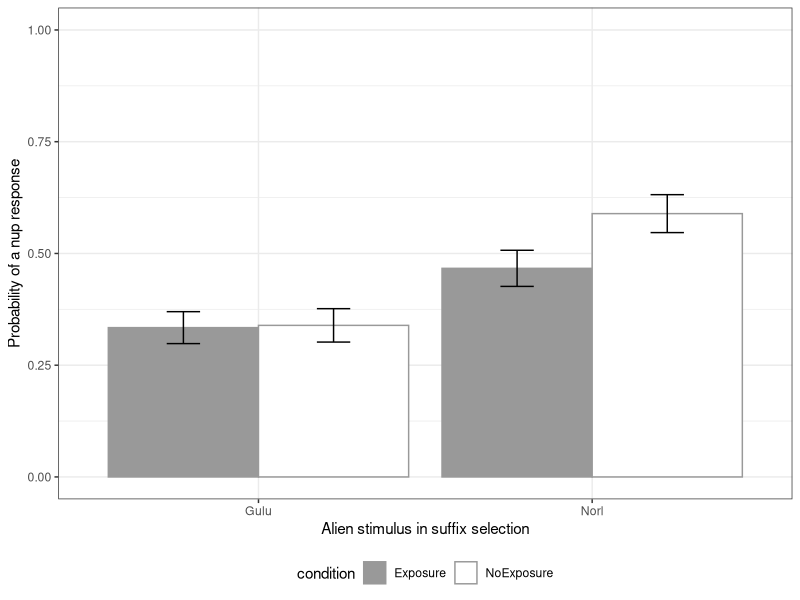
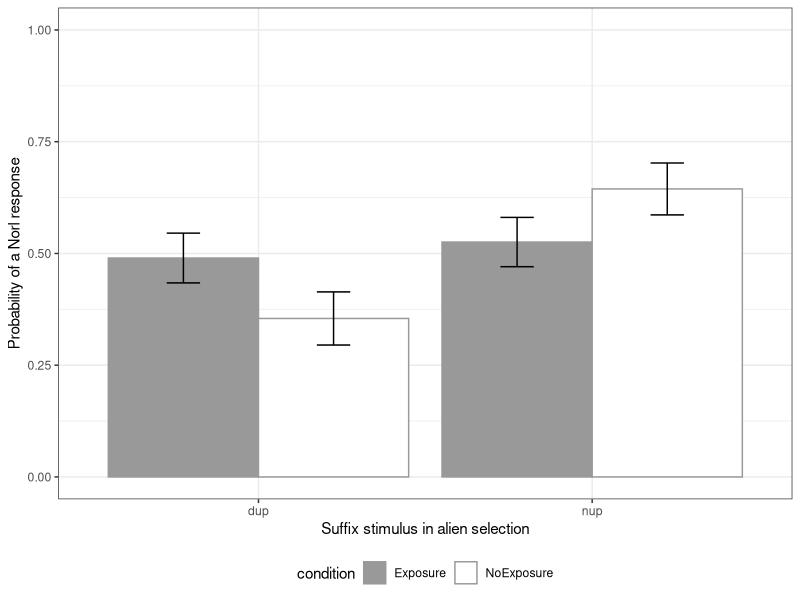
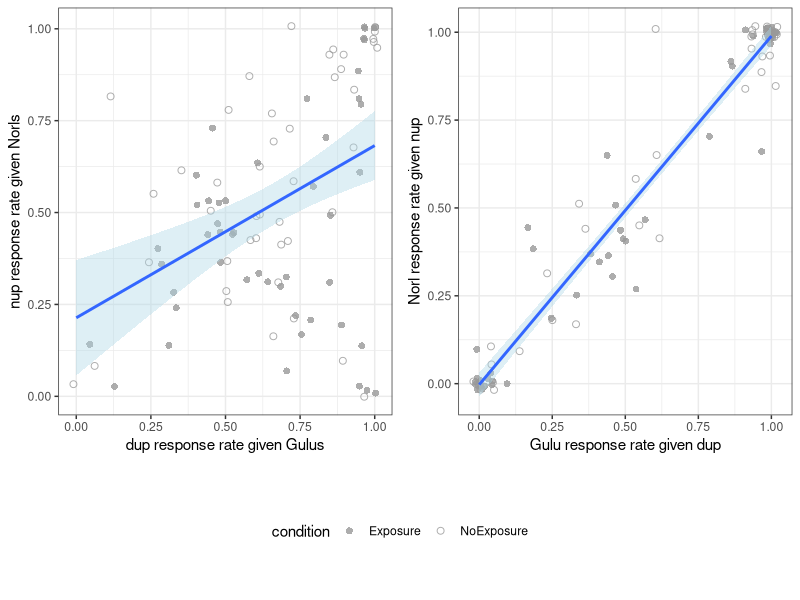
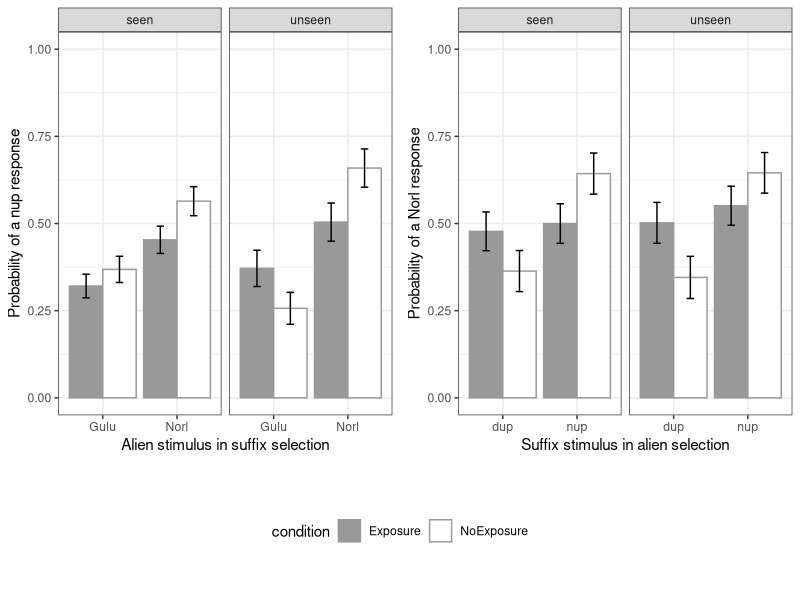
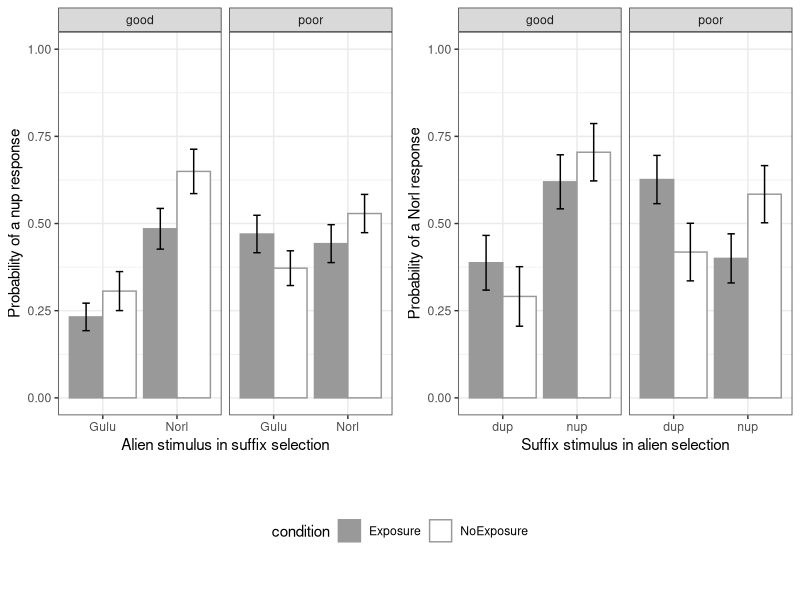
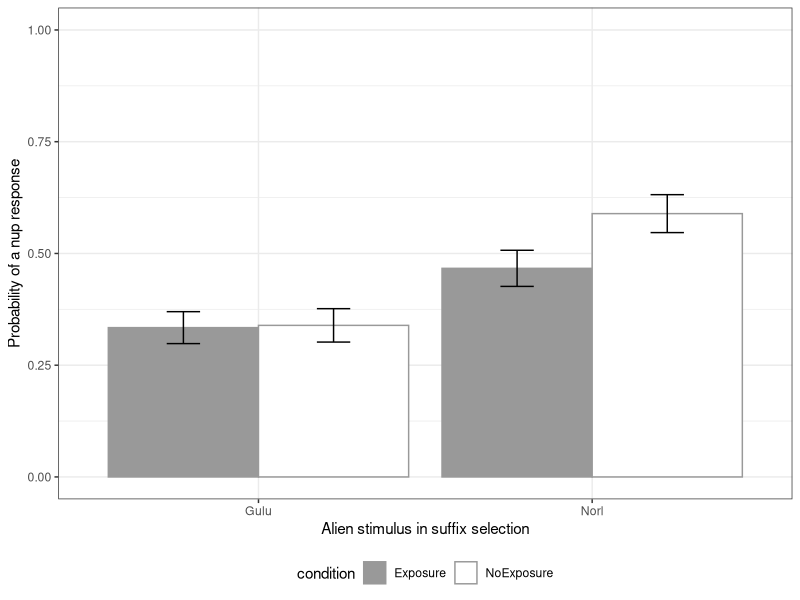
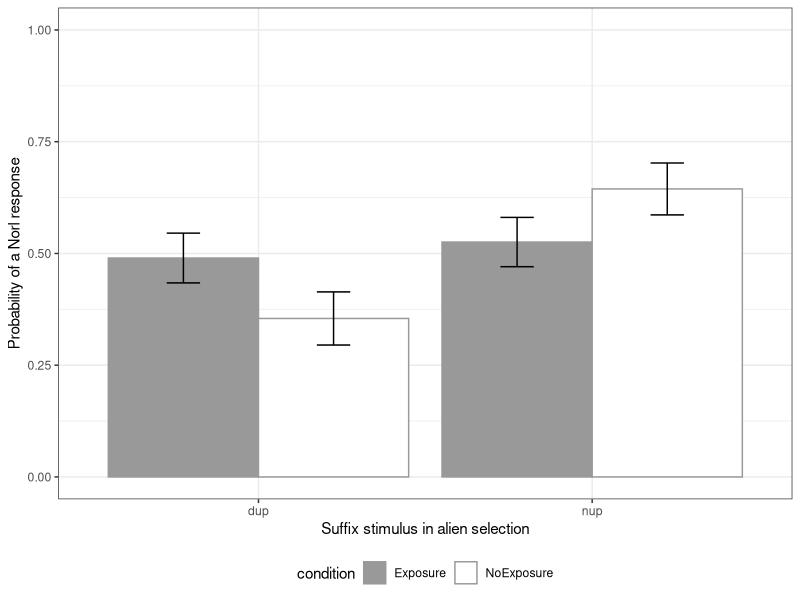

These figures' R source, in order:

###############################################################
###############################################################
#  R script for stats and plots in LaiRaczRoberts 
#  Experiment 1
#  Author: Wei Lai (weilai.phonetics@gmail.com)
###############################################################
###############################################################

########## Roadmap ##########
# Part1: Info of subj, score, duration
   # Starting from Line 71
# Part2: Results of suffix and Alien ID (Fig.3-4)
   # Starting from Line 128
# Part3: LMER for Suffix and Alien ID (Table 2)
   # Starting from Line 202
# Part4: Results and correlations in task comparison (Fig. 5)
   # Starting from Line 245
# Part5: Generalization to new words (Fig. 6)
   # Starting from Line 312
# Part 6: Learning performance (Fig. 12): 
  # Starting from Line 384

# install or activate required packages:
library(reshape2)
library(Matrix)
library(lme4)
library(ggplot2)
library(gridExtra)
library(tidyverse)

#define function g_legend
g_legend<-function(a.gplot){
  tmp <- ggplot_gtable(ggplot_build(a.gplot))
  leg <- which(sapply(tmp$grobs, function(x) x$name) == "guide-box")
  legend <- tmp$grobs[[leg]]
  return(legend)}

# Change to the local directory where you put "LaiRaczRobertsData.csv"
data_dir <- "/Users/rebeccapizzitola/Documents/GitHub/ling-245b-project/replication/"

# import data
d<- read_csv('LaiRaczRobertsData.csv', 
             col_names = TRUE,
             col_types = NULL)

# remove participants whose duration is above 97.5% or below 2.5%
lower = quantile(d$`duration(m)`, c(.025, .975))[1]
upper = quantile(d$`duration(m)`, c(.025, .975))[2]

d = d %>% 
  mutate(
    outlier = ifelse(`duration(m)` < lower | `duration(m)` > upper, T, F)
  )
d2 = d %>% filter(!outlier)

# number of participants on each condition
d2 %>% 
  distinct(condition,UserID) %>%
  count(condition)

# start of analyses on Experiment 1
e1 = d2 %>% 
  filter(Experiment == 'One')

# participant information in Experiment 1
e1.subj = e1 %>%
  distinct(UserID, Score,gender,recruit,
         age,condition, `duration(m)`) 

#----------------------basic info------------------

# gender info: female: 51; male: 42
e1.subj %>% count(gender)

# age info: Min: 17, Max:73, Mean: 29
summary(as.numeric(e1.subj$age))

# recruit: Penn: 29; Prolific:64 
e1.subj %>% count(recruit)

# condition: exposure: 49, noexposure:44
e1.subj %>% count(condition)

# measure correlation between duration, Score, age
cor.test(e1.subj$`duration(m)`,e1.subj$age)
cor.test(e1.subj$Score,e1.subj$age)
cor.test(e1.subj$Score,e1.subj$`duration(m)`)

#Welch two-sample t-test on score by gender
a<-e1.subj[which(e1.subj$gender=="male"),"Score"]
b<-e1.subj[which(e1.subj$gender=="female"),"Score"]
t.test(unlist(a),unlist(b))

#Welch two-sample t-test on score by subject pool
a<-e1.subj[which(e1.subj$recruit=="Penn"),"Score"]
b<-e1.subj[which(e1.subj$recruit!="Penn"),"Score"]
t.test(unlist(a),unlist(b))

#Welch two-sample t-test on score by condition
a<-e1.subj[which(e1.subj$condition=="Exposure"),"Score"]
b<-e1.subj[which(e1.subj$condition!="Exposure"),"Score"]
t.test(unlist(a),unlist(b))

#Welch two-sample t-test on duration by condition
a<-e1.subj[which(e1.subj$gender=="male"),"duration(m)"]
b<-e1.subj[which(e1.subj$gender=="female"),"duration(m)"]
t.test(unlist(a),unlist(b))

#Welch two-sample t-test on duration by subject pool
a<-e1.subj[which(e1.subj$recruit=="Penn"),"duration(m)"]
b<-e1.subj[which(e1.subj$recruit!="Penn"),"duration(m)"]
t.test(unlist(a),unlist(b))

#Welch two-sample t-test on duration by condition
a<-e1.subj[which(e1.subj$condition=="Exposure"),"duration(m)"]
b<-e1.subj[which(e1.subj$condition!="Exposure"),"duration(m)"]
t.test(unlist(a),unlist(b))

# distribution of score and duration

# duration devide by 60 to covert to minutes   
mean(as.numeric(as.character(e1$'duration(m)')))/60
# 53.13566
sd(as.numeric(as.character(e1$'duration(m)')))/60
# 14.26763

#----------------------graph: Figure 3-4------------------

# divde data of experiment 1 to alien and suffix selection
ExpOneAlien<-e1[which(e1$task=="alien ID"),]
ExpOneSuff<-e1[which(e1$task!="alien ID"),]

# transfer the data of suffix selection 
# such that it shows for each participant:
# the condition of that participant, 
# how many dup and nup responses they chosed
# in response to different aliens.

ExpOneSuff.plot<-dcast(ExpOneSuff, 
                       UserID + condition + CriticalStimuli ~ Response)

# each participant has performed 38 suffx id in total,
# divided by 38 provides the ratio of responded dup and nup

ExpOneSuff.plot[,"nup"]<-ExpOneSuff.plot[,"nup"]/38
ExpOneSuff.plot[,"dup"]<-ExpOneSuff.plot[,"dup"]/38

# Fig 3: The mean and 95% CI of nup responses given by 
# participants on different conditions in response to different aliens

ggplot(ExpOneSuff.plot, aes(x=CriticalStimuli, y=nup, group=condition,fill=condition, color=condition))+
  stat_summary(fun.y=mean, geom="bar",position=position_dodge(0.9))+
  stat_summary(fun.data = mean_cl_normal, geom="errorbar",width=0.2, fun.args=(conf.int=0.95),
               color="black", position=position_dodge(0.9))+
  labs(x="Alien stimulus in suffix selection",
       y="Probability of a nup response")+
  ylim(0,1)+
  scale_color_manual(values=c("#999999","#999999"))+
  scale_fill_manual(values=c("#999999","white"))+
  theme_bw()+
  theme(legend.position = "bottom", legend.direction = "horizontal") 

ggsave(file="ExpOneSuffxIden.pdf", 
       width = 3, height = 3)

# transfer the data of alien selection 
# such that it shows for each participant:
# the condition of that participant, 
# how many Gulu and Norl responses they chosed
# in response to different suffixes

ExpOneAlien.plot<-dcast(ExpOneAlien, UserID + condition + CriticalStimuli ~ Response)

# each participant has performed 20 alien selection in total,
# divided by 20 provides the ratio of responded Norl and Gulu

ExpOneAlien.plot[,"Norl"]<-ExpOneAlien.plot[,"Norl"]/20
ExpOneAlien.plot[,"Gulu"]<-ExpOneAlien.plot[,"Gulu"]/20

# Fig 4: The mean and 95% CI of Norl responses given by 
# participants on different conditions in response to different suffixes

ggplot(ExpOneAlien.plot, aes(x=CriticalStimuli, y=Norl, 
                             group=interaction(CriticalStimuli,condition),
                             fill=condition, color=condition))+
  stat_summary(fun.y=mean, geom="bar",position=position_dodge(0.9))+
  stat_summary(fun.data=mean_cl_normal,fun.args=(conf.int=0.95),
               geom="errorbar",position=position_dodge(0.9),
               color="black",width=0.2)+
  ylim(0,1)+
  scale_color_manual(values=c("#999999","#999999"))+
  scale_fill_manual(values=c("#999999","white"))+
  labs(x="Suffix stimulus in alien selection",
       y="Probability of a Norl response")+
  theme_bw()+
  theme(legend.position = "bottom", legend.direction = "horizontal") 

ggsave(file="ExpOneAlienIden.pdf", 
       width = 3, height = 3)

#---------------Mixed-effects model for Experiment 1-------

# results in Table 2: suffix selection

# coding: Norl-0, Gulu-1; dup-0, nup-1
ExpOneSuff$CriticalStimuli<-relevel(as.factor(ExpOneSuff$CriticalStimuli),ref = "Norl")
ExpOneSuff$Response<-relevel(as.factor(ExpOneSuff$Response), ref = "dup")

# a logistic linear mixed effect model, with Suffix as DV, 
# Alien, Condition and their itneractions as IV,
# Word and Participant as random intercept

summary(glmer(Response~CriticalStimuli*condition+(1|Word)+(1|UserID),
                 family=binomial, data=ExpOneSuff))


#   results in Table 2: alien selection

# coding: Norl-1, Gulu-0; dup-0, nup-1
ExpOneAlien$CriticalStimuli<-relevel(as.factor(ExpOneAlien$CriticalStimuli),ref ="dup")
ExpOneAlien$Response<-relevel(as.factor(ExpOneAlien$Response), ref =  "Gulu")

# a logistic linear mixed effect model, with Alien as DV, 
# Suffix, Condition and their itneractions as IV,
# Word and Participant as random intercept

summary(glmer(Response~CriticalStimuli*condition+(1|Word)+(1|UserID),
              family=binomial, data=ExpOneAlien))


# Appendix A: Table 4-5

# Model for Suffix selection including novelty as a predictor
ExpOneSuff$novelty<-relevel(as.factor(ExpOneSuff$novelty), ref="old")
ExpOneSuff$CriticalStimuli<-relevel(as.factor(ExpOneSuff$CriticalStimuli), ref="Norl")
summary(glmer(Response~CriticalStimuli*condition*novelty+(1|Word)+(1|UserID),
              family=binomial, data=ExpOneSuff))

# Model for Alien selection including novelty as a predictor
ExpOneAlien$novelty<-relevel(as.factor(ExpOneAlien$novelty), ref="old")
summary(glmer(Response~CriticalStimuli*condition*novelty+(1|Word)+(1|UserID),
              family=binomial, data=ExpOneAlien))

#---------------- Comparison between tasks----------------

# In suffix selection, find out how frequent 
# "nup" is chosen for Norl by each participant
NupgivenNorl<-ExpOneSuff.plot[which(ExpOneSuff.plot$CriticalStimuli=="Norl"),
                c("UserID","condition","nup")]

# In alien selection, find out how frequent
# "dup" is chosen for "Gulu" by each participant
DupgivenGulu<-ExpOneSuff.plot[which(ExpOneSuff.plot$CriticalStimuli=="Gulu"),
                              c("UserID","condition","dup")]

# merge the above two data frame to look at the correlation between
# Nup given Norl and Dup given Gulu within individual participant

SuffTask<-merge(NupgivenNorl, DupgivenGulu,
                by=c("UserID", "condition"))

# plot dup given Gulu along the x axis, nup given nup along the y axis
# use different color to represent participants on different conditions

p1<-ggplot(SuffTask,aes(x=dup, y=nup))+
  xlab("dup response rate given Gulus")+
  ylab("nup response rate given Norls")+
  geom_jitter(aes(shape=condition),color="#999999",
              size=2,alpha=0.8) +
  geom_smooth(method="lm",fill="light blue")+
  scale_shape_manual(values=c(16,1)) +
  theme_bw()+theme(legend.position = "bottom")

cor.test(SuffTask[,"nup"],SuffTask[,"dup"])#0.4047383 


# In alien selection, find out how frequent 
# "Gulu" is chosen for dup by each participant,
# as well as how frequent "Norl" is chosen for nup,
# merge the two dataframe to look at their correlation at individual level

AlienTask<-merge(ExpOneAlien.plot[which(ExpOneAlien.plot$CriticalStimuli=="dup"),
                                  c("UserID", "condition","Gulu")], 
                 ExpOneAlien.plot[which(ExpOneAlien.plot$CriticalStimuli=="nup"),
                                  c("UserID", "condition","Norl")], 
                 by=c("UserID", "condition"))

# plot NorlgivenNup on the x-axis, GulugivenDup on the y-axis
# each point stands for a participant, and color stands for condition
p2<-ggplot(AlienTask,aes(x=Norl, y=Gulu))+
  xlab("Gulu response rate given dup")+
  ylab("Norl response rate given nup")+
  geom_jitter(aes(shape=condition),color="#999999",
              size=2,alpha=0.8) +
  geom_smooth(method="lm",fill="light blue")+
  scale_shape_manual(values=c(16,1)) +
  theme_bw()+theme(legend.position = "bottom")

cor.test(AlienTask[,"Gulu"],AlienTask[,"Norl"])
#0.9735952 
mylegend<-g_legend(p2)

ExpOneTask<- grid.arrange(arrangeGrob(grobs = list(p1+ theme(legend.position="none"),
                                                   p2 + theme(legend.position="none")),
                                      nrow=1),mylegend, nrow=2,heights=c(20, 6))


ggsave(ExpOneTask, file="ExpOneTask.pdf", 
       width = 6, height = 3.5)

#---------------- Generalization to new word----------------

#seperate data according to task again
ExpOneAlien<-e1[which(e1$task=="alien ID"),]
ExpOneSuff<-e1[which(e1$task!="alien ID"),]

# transfer the data of suffix selection, but
# this time, include the factor of novelty 
# such that it shows for each participant:
# how many Gulu and Norl responses they chosed
# in response to different suffixes with old and new words

ExpOneSuff.plot<-dcast(ExpOneSuff, UserID + condition + CriticalStimuli + novelty ~ Response)

# there are 5 new words and 14 old words, so the 38 trials should split into 10 and 28
ExpOneSuff.plot[which(ExpOneSuff.plot$novelty=="new"),"nup"]<-ExpOneSuff.plot[which(ExpOneSuff.plot$novelty=="new"),"nup"]/10
ExpOneSuff.plot[which(ExpOneSuff.plot$novelty=="new"),"dup"]<-ExpOneSuff.plot[which(ExpOneSuff.plot$novelty=="new"),"dup"]/10

ExpOneSuff.plot[which(ExpOneSuff.plot$novelty!="new"),"nup"]<-ExpOneSuff.plot[which(ExpOneSuff.plot$novelty!="new"),"nup"]/28
ExpOneSuff.plot[which(ExpOneSuff.plot$novelty!="new"),"dup"]<-ExpOneSuff.plot[which(ExpOneSuff.plot$novelty!="new"),"dup"]/28

ExpOneSuff.plot$novelty<-gsub("new","unseen",ExpOneSuff.plot$novelty)
ExpOneSuff.plot$novelty<-gsub("old","seen",ExpOneSuff.plot$novelty)

ExpOneSuff.Gen<-
ggplot(ExpOneSuff.plot,aes(x=CriticalStimuli, y=nup, group=condition,fill=condition, color=condition))+
  facet_grid(~novelty)+
  stat_summary(fun.y=mean,  geom="bar",position=position_dodge(0.9))+
  stat_summary(fun.data = mean_cl_normal, geom="errorbar",width=0.2, fun.args=(conf.int=0.95),
               color="black", position=position_dodge(0.9))+
  ylim(0,1)+
  scale_color_manual(values=c("#999999","#999999"))+
  scale_fill_manual(values=c("#999999","white"))+
  labs(x="Alien stimulus in suffix selection",
       y="Probability of a nup response")+
  theme_bw()+
  theme(legend.position = "bottom", legend.direction = "horizontal") 

# do the same for the data of alien selection, include novelty
# data of alien selection actually contains 10 trials for both old words and new words,
# so no need to divide by different numbers
ExpOneAlien.plot<-dcast(ExpOneAlien, UserID + condition +CriticalStimuli + novelty ~ Response)
ExpOneAlien.plot$Norl<-ExpOneAlien.plot$Norl/10

ExpOneAlien.plot$novelty<-gsub("new","unseen",ExpOneAlien.plot$novelty)
ExpOneAlien.plot$novelty<-gsub("old","seen",ExpOneAlien.plot$novelty)

ExpOneAlien.Gen<-
  ggplot(ExpOneAlien.plot,
         aes(x=CriticalStimuli, y=Norl, group=condition,color=condition,fill=condition))+
  facet_grid(~novelty)+
  stat_summary(fun.y=mean, geom="bar",position=position_dodge(0.9))+
  stat_summary(fun.data = mean_cl_normal, geom="errorbar",width=0.2,  fun.args=(conf.int=0.95),
               color="black", position=position_dodge(0.9))+
  ylim(0,1)+
  scale_color_manual(values=c("#999999","#999999"))+
  scale_fill_manual(values=c("#999999","white"))+
  labs(x="Suffix stimulus in alien selection",
       y="Probability of a Norl response")+
  theme_bw()+
  theme(legend.position = "bottom", legend.direction = "horizontal") 

mylegend<-g_legend(ExpOneSuff.Gen)

ExpOneGen <- grid.arrange(arrangeGrob(ExpOneSuff.Gen + theme(legend.position="none"),
                                       ExpOneAlien.Gen + theme(legend.position="none"),
                                       nrow=1),
                           mylegend, nrow=2,heights=c(20, 6))

ggsave(ExpOneGen, file="ExpOneGeneralization.pdf", 
       width = 7, height = 3)

# -----------Appendix: learning performance (Fig. 12)-----------------

#using median score as a criterion of learning performance
median<-median(as.numeric(as.character(e1$Score)))

#participants whose score is above or equal to median are labeled "good"
e1[which(as.numeric(as.character(e1$Score))>median),"performance"]<-"good"
e1[which(as.numeric(as.character(e1$Score))==median),"performance"]<-"good"
e1[which(as.numeric(as.character(e1$Score))<median),"performance"]<-"poor"

# transfer the data of suffix selection, but
# this time, include the factor of performance
# such that it shows for each participant: their condition and performance,
# and how many Gulu and Norl responses they chosed in response to different suffixes
ExpOneSuff.plot<-dcast(e1, UserID + condition + CriticalStimuli + performance ~ Response)
ExpOneSuff.plot[,"nup"]<-ExpOneSuff.plot[,"nup"]/38

# Fig 12 left: The mean and 95% CI of nup responses in response to different aliens
# given by participants of different performances on different conditions 

ExpOneSuff.performance<-
  ggplot(subset(ExpOneSuff.plot, CriticalStimuli %in% c("Norl","Gulu")),
         aes(x=CriticalStimuli, y=nup, group=condition,fill=condition, color=condition))+
  facet_grid(~performance)+
  stat_summary(fun.y=mean, geom="bar",position=position_dodge(0.9))+
  stat_summary(fun.data = mean_cl_normal, fun.args=(conf.int=0.95),geom="errorbar",width=0.2, 
               color="black", position=position_dodge(0.9))+
  labs(x="Alien stimulus in suffix selection",
       y="Probability of a nup response")+
  ylim(0,1)+
  scale_color_manual(values=c("#999999","#999999"))+
  scale_fill_manual(values=c("#999999","white"))+
  theme_bw()+
  theme(legend.position = "bottom", legend.direction = "horizontal") 

ExpOneAlien.plot<-dcast(e1, UserID + condition + CriticalStimuli +performance ~ Response)
ExpOneAlien.plot<-subset(ExpOneAlien.plot, !is.na(CriticalStimuli))
ExpOneAlien.plot[,"Norl"]<-ExpOneAlien.plot[,"Norl"]/20

# Fig 12 right: The mean and 95% CI of Norl responses in response to different suffixes
# given by participants of different performances on different conditions 

ExpOneAlien.performance<-
  ggplot(subset(ExpOneAlien.plot, CriticalStimuli %in% c("nup","dup")),
         aes(x=CriticalStimuli, y=Norl, 
             group=condition,fill=condition, color=condition))+
  facet_grid(~performance,scales="free")+
  stat_summary(fun.y=mean, geom="bar",position=position_dodge(0.9))+
  stat_summary(fun.data = mean_cl_normal, geom="errorbar",width=0.2, 
               fun.args=(conf.int=0.95),
               color="black", position=position_dodge(0.9))+
  labs(x="Suffix stimulus in alien selection",
       y="Probability of a Norl response")+
  ylim(0,1)+
  scale_color_manual(values=c("#999999","#999999"))+
  scale_fill_manual(values=c("#999999","white")) +
  theme_bw()+
  theme(legend.position = "bottom", legend.direction = "horizontal") 

mylegend<-g_legend(ExpOneAlien.performance)

ExpOneGood <- grid.arrange(arrangeGrob(ExpOneSuff.performance + theme(legend.position="none"),
                                       ExpOneAlien.performance + theme(legend.position="none"),
                                       nrow=1),
                           mylegend, nrow=2,heights=c(20, 6))

ggsave(ExpOneGood, file="ExpOnePerformance.pdf", 
       width = 7, height = 3)

#----------end----------
